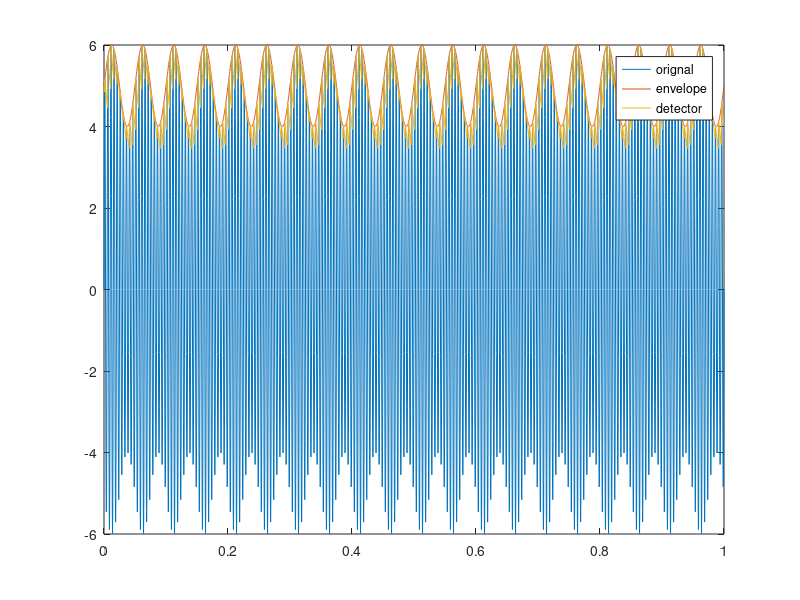

Here is the MATLAB script that generated this plot:
function [  ] = lab3(  )
%UNTITLED2 Summary of this function goes here
%   Detailed explanation goes here

ts=1/3200;
t=0:ts:1;
y1=sin(2*pi*20*t);
y2=sin(2*pi*200*t);
y3=y2.*5;
y=y1.*y2;
y=y+y3;
y4=y;
[m,n]=size(y4);
disp(m)
disp(n)

for i=1:n
    if(y4(1,i)<0)
        y4(1,i)=0;
    end
end
rc=0.03;
c=zeros(m,n);
c(1,1)=5;
for i=2:n
    if(y4(1,i)<c(1,i-1))
        c(1,i)=c(1,i-1)*(1-(ts/rc));
    end
    if(y4(1,i)>c(1,i-1))
        c(1,i)=y4(1,i);
    end
    if(y4(1,i)==c(1,i-1))
        c(1,i)=c(1,i-1);
    end
end

y6=y1+5;
plot(t,y,t,y6,t,c)
legend('orignal','envelope','detector')

end

